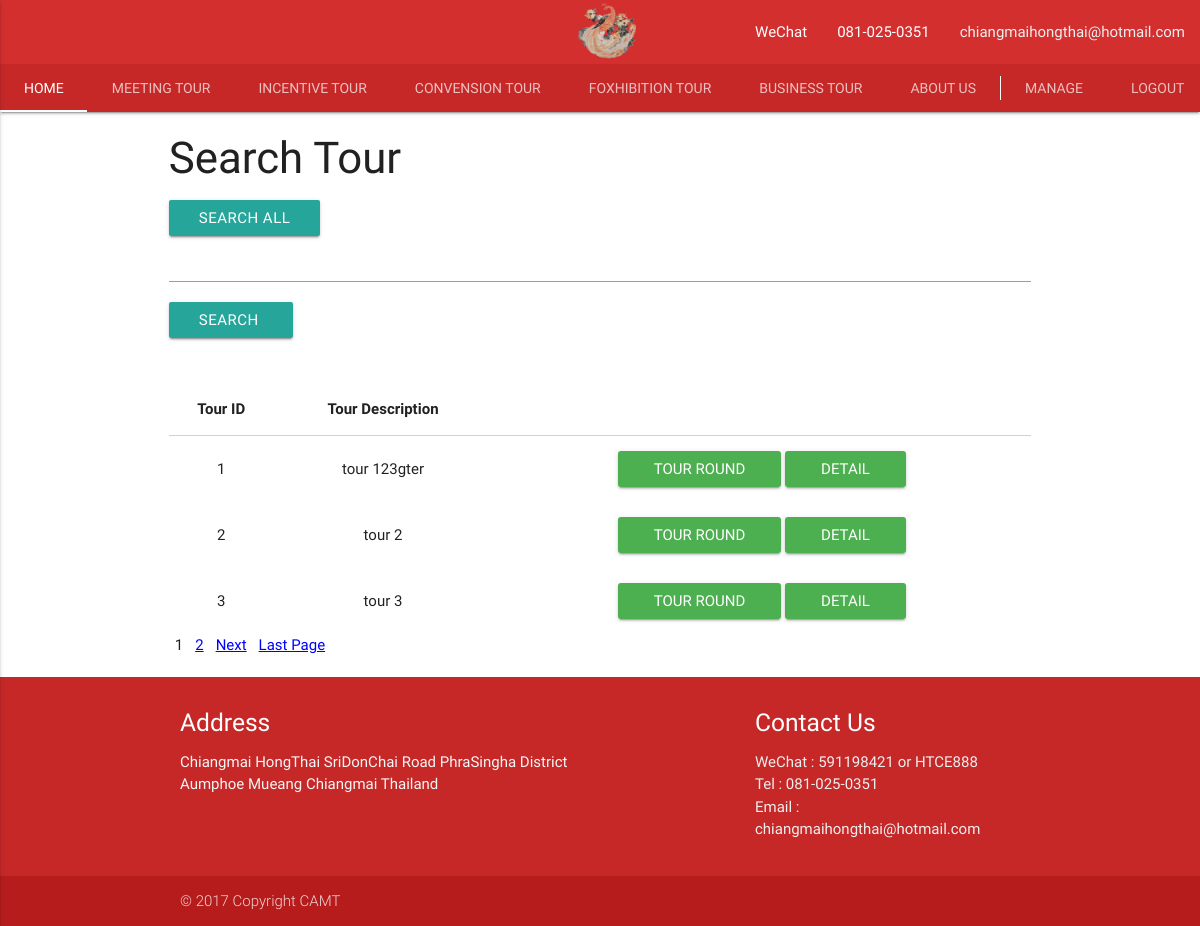
/tour/search_all_tour.php (signed in), run on an earlier commit of the app's database.
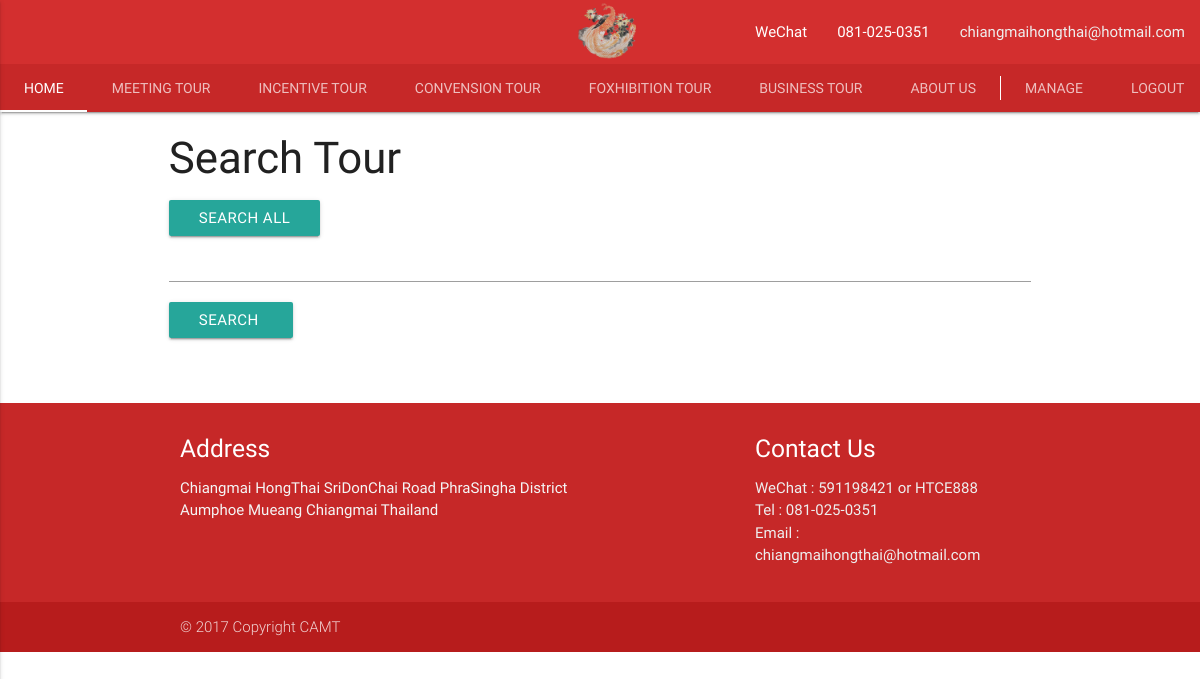
And on a later commit of the database.
### tables this page shows
CREATE TABLE `tour` (
  `tour_id` int(11) NOT NULL,
  `tour_description` varchar(300) NOT NULL,
  `highlight` varchar(300) NOT NULL,
  `region` varchar(100) NOT NULL,
  `province` varchar(100) NOT NULL,
  `price` decimal(10,0) NOT NULL,
  `max_customer` int(11) NOT NULL,
  `rating` decimal(10,0) NOT NULL DEFAULT '100'
);

### tour/module/authentication.php (called while the page is built, shortened)
<?php
    function isLoginAs($user_type){
        $lenght = count($user_type);
        for($i = 0; $i < $lenght; $i++){
            if(isset($_SESSION['user_type']) and strcasecmp($_SESSION['user_type'],$user_type[$i]) == 0){
                return TRUE;
            }
        }
        return FALSE;
    }
?>

### tour/search_all_tour.php (the view, shortened to what this page needs)
<?php
include "lib/pagination.php";
$search_all_func ="php_search_tour.php";
?>
 <!DOCTYPE html>
   <html>
 <?php
       include 'component/header.php';
       $sql = "SELECT * FROM `tour`";
      $result = page_query($GLOBALS['conn'],$sql,3);
 ?>
 <body>
  <div class="container">
    <div class="row">
                 <h3>Search Tour</h3>
                 <a href="search_all_tour.php" class="btn" >Search All</a>
                 <form  action=<?php echo $search_all_func; ?> method="get"  class="navbar-form navbar-center" role="form" >
         										<div class="input-group">
         												<input id="tourName" type="text" class="form-control" name="tourName" value="<?php echo $_GET['tourName'];?>" size="20" >
                                 <input type="submit" class="btn btn-primary" value="Search " /><br><br>
         										</div>
                             <br>
         							 </form>
               <?php
               if(isset($_SESSION['login_id'])){
                 $count = mysqli_num_rows($result);
                  if($count != 0){
                    ?>
                    <table style='overflow-x:auto;' class='responsive-table table table-striped highlight centered'>
                      <thead>
                        <tr align='center'>
                          <th>Tour ID</th>
                          <th>Tour Description</th>
                       </tr>
                    </thead>
                    <?php
                    while($show = mysqli_fetch_array($result)) {
                      $tourId = $show['tour_id'];
                      ?>
                      <tr>
                      <td align ='center'><?php echo $tourId;?></td>
                      <td align ='center'><?php echo $show['tour_description'];?></td>
                       <td align ='center'>
                         <a href='show_tour_round.php?tourId=<?php echo $tourId;?>'><input class='waves-effect waves-light btn green' type='button' value='Tour round'></a>
                         <a href='tour.php?id=<?php echo $tourId;?>'><input class='waves-effect waves-light btn green' type='button' value='Detail'></a>
                       </td>
                      </tr>
                      <?php
                    }
                    ?>
                    </table>
                    <?php
                    page_echo_pagenums(6,true,true);
                  }
                     ?>
                     <?php
               }
               ?>
    </div>
  </div>
    <?php
    include 'component/footer.php';
    ?>
</body>
</html>

### tour/component/header.php (shortened to what this page needs)
<?php
$index = 'index.php';
$about_us = 'about_us.php';
$meeting ='#';
$incentive ='#';
$convension ='#';
$foxhibition ='#';
$business ='#';
$manage = 'manage.php';
$register = 'register.php';
$login = 'login.php';
$logout = 'logout.php';
?>
<head>
    <link rel="stylesheet" href="css/materialize.min.css"/>
    <link rel="stylesheet" href="css/materialize.css"/>
    <link rel="stylesheet" href="css/main.css">
</head>
<nav class="nav-extended">
    <div class="nav-wrapper red darken-2">
        <a href="index.php" class="brand-logo center hide-on-med-and-down"><img src="images/logo400x300.png" width=20% height=20% alt="logo"></a>
        <ul id="nav-mobile" class="right hide-on-med-and-down">
            <li><a href="#">WeChat</a></li>
            <li><a href="#">081-025-0351</a></li>
            <li><a class="grey-text text-lighten-3" href="mailto:chiangmaihongthai@hotmail.com">chiangmaihongthai@hotmail.com</a></li>
        </ul>
    </div>
    <div class="nav-content red darken-3 hide-on-med-and-down">
        <ul class="tabs tabs-fixed-width tabs-transparent container">
            <li class="tab"><a target="_self" href="<?php echo $index;?>">Home</a></li>
            <li class="tab"><a target="_self" href="<?php echo $meeting;?>">Meeting Tour</a></li>
            <li class="tab"><a target="_self" href="<?php echo $incentive;?>">Incentive Tour</a></li>
            <li class="tab"><a target="_self" href="<?php echo $convension;?>">Convension Tour</a></li>
            <li class="tab"><a target="_self" href="<?php echo $foxhibition;?>">Foxhibition Tour</a></li>
            <li class="tab"><a target="_self" href="<?php echo $business;?>">Business Tour</a></li>
            <li class="tab"><a target="_self" href="<?php echo $about_us;?>">About Us</a></li>
            <?php
            if(isLoginAs(array('admin','member'))){
                if(isLoginAs(array('admin'))){
            ?>
            <li class="tab"><a target="_self" href="<?php echo $manage;?>">Manage</a></li>
            <li class="tab"><a target="_self" href="<?php echo $logout;?>">Logout</a></li>
            <?php
                }
            ?>
            <?php
            }else{
            ?>
            <li class="tab"><a target="_self" href="<?php echo $login;?>">Log in</a></li>
            <li class="tab"><a target="_self" href="<?php echo $register;?>">Register</a></li>
            <?php
            }
            ?>
        </ul>
    </div>
</nav>

### tour/lib/pagination.php (shortened to what this page needs)
<?php
$_previous_text = "Previous";
$_next_text = "Next";
$_first_text = "Fist Page";
$_last_text = "Last Page";
$_rows_per_page = 10;
$_current_page = 1;
$_total_pages = 0;
$_pagenums_size = 1;
$_previous_link = "";
$_next_link = "";
$_pagenum_links = array();
$_first_link = "";
$_last_link = "";
$_rand=0;
$_qrystr = "";
parse_str($_SERVER['QUERY_STRING'], $_qrystr);
function page_query($link, $sql, $rows_per_page=10) {
	global $_start_row, $_rows_per_page, $_total_rows, $_current_page, $_total_pages;
	if(is_numeric($rows_per_page) && intval($rows_per_page) >= 1) {
		$_rows_per_page = $rows_per_page;
	}
	else {
		$_rows_per_page = 10;
	}
	$_start_row = ($_current_page - 1) * $_rows_per_page;
	$sql =  trim($sql);
	$pat_select = "/^select/i";
	$sql = preg_replace($pat_select, "SELECT SQL_CALC_FOUND_ROWS ", $sql);
	$pat_end_semicolon = "/;*$/i";
	$sql = preg_replace($pat_end_semicolon, "", $sql);
	$sql .= " LIMIT $_start_row, $_rows_per_page";
	$result = mysqli_query($link,$sql) or die(mysqli_error($link));
	$found_rows = mysqli_query($link, "SELECT FOUND_ROWS()") or die(mysqli_error($link));
	$row = mysqli_fetch_row($found_rows);
	$_total_rows = $row[0];
	$_total_pages = ceil($_total_rows/$_rows_per_page);
	return $result;
}
function _page_links() {
	global $_qrystr, $_current_page, $_total_pages;
	global $_previous_link, $_next_link, $_pagenum_links, $_pagenums_size;
	global $_previous_text, $_next_text;
	global $_first_text, $_last_text, $_first_link, $_last_link;
	$_pagenum_links = array();
	$half_size = intval($_pagenums_size/2) ;
	$pagenum_start = $_current_page - $half_size;
	$pagenum_stop = $_current_page + $half_size;
	if($_pagenums_size % 2 == 0) {
		$pagenum_start++;
	}
	if($pagenum_start < 1) {
		$pagenum_stop += 1 - $pagenum_start;
 		$pagenum_start = 1;
	}
	if($pagenum_stop > $_total_pages) {
 		$diff = $pagenum_stop - $_total_pages;
		$pagenum_start -= $diff;
		if($pagenum_start < 1) {
			$pagenum_start = 1;
		}
		$pagenum_stop = $_total_pages;
	}
	if($_qrystr) {
		if($_qrystr['page']) {
			if($_current_page > 1) {
				 $_previous_link = _page_element("a", $_qrystr['page']-1, $_previous_text);
				 $_first_link = _page_element("a", 1, $_first_text);
			}
			if($_current_page < $_total_pages) {
				$_next_link = _page_element("a", $_qrystr['page']+1,$_next_text);
				$_last_link = _page_element("a", $_total_pages, $_last_text);
			}
	 		if($pagenum_start > 1) {
				array_push($_pagenum_links,  _page_element( "a",$pagenum_start-1,"..."));
			}
			for($i = $pagenum_start; $i <= $pagenum_stop; $i++) {
				if($i == $_current_page) {
					array_push($_pagenum_links,  _page_element( "span",$i, $i));
				}
				else {
					array_push($_pagenum_links,   _page_element( "a",$i, $i));
				}
			}
	 		if($pagenum_stop < $_total_pages) {
				array_push($_pagenum_links,  _page_element( "a",$pagenum_stop+1,"..."));
			}
		}
		else {
			if($_current_page > 1) {
				 $_previous_link = _page_element( "a",$_current_page-1,$_previous_text, "&");
				 $_first_link = _page_element( "a",1,$_first_text, "&");
			}
			if($_current_page < $_total_pages) {
				$_next_link = _page_element( "a",$_current_page+1,$_next_text, "&");
				 $_last_link = _page_element( "a",$_total_pages,$_last_text, "&");
			}
	 		if($pagenum_start > 1) {
				array_push($_pagenum_links, _page_element( "a",$pagenum_start-1,"...", "&"));
			}
			for($i = $pagenum_start; $i <= $pagenum_stop; $i++) {
				if($i == $_current_page) {
					array_push($_pagenum_links,   _page_element( "span",$i,$i, "&"));
				}
				else {
					array_push($_pagenum_links,   _page_element( "a",$i,$i, "&"));
				}
			}
	 		if($pagenum_stop < $_total_pages) {
				array_push($_pagenum_links,  _page_element( "a",$pagenum_stop+1,"...", "&"));
			}
		}
	}
	else {
		if($_current_page < $_total_pages) {
			$_next_link = _page_element( "a",$_current_page+1,$_next_text, "?");
			$_last_link =  _page_element( "a",$_total_pages,$_last_text, "?");
		}
		for($i = $pagenum_start; $i <= $pagenum_stop; $i++) {
			if($i == $_current_page) {
				array_push($_pagenum_links,  _page_element( "span",$i,$i,"?"));
			}
			else {
				array_push($_pagenum_links,  _page_element( "a",$i,$i,"?"));
			}
		}
	}
}
function _page_element($e,$p,$t,$q="") {
	global $_qrystr, $_rand;
	if($q=="") {
		$params =  $_qrystr;
		$params['page'] = $p;
		$q = http_build_query($params);
	}
	else if($q=="&") {
		$q = $_SERVER['QUERY_STRING'] . "&page=$p";
	}
	else if($q=="?") {
		$q = "page=$p";
	}
	if($e=="a") {
		return "<a href=\"{$_SERVER['PHP_SELF']}?$q\" class=\"page-$_rand\">$t</a>";
	}
	else if($e=="span") {
		return "<span class=\"page-$_rand\">$t</span>";
	}
}
function page_echo_pagenums($half_size=5, $show_prevnext=true, $show_first_last=false) {
	global $_previous_link, $_next_link, $_pagenum_links, $_first_link, $_last_link, $_pagenums_size;
	_page_links();
	if(_bool_type($show_prevnext)) {
		$prev_next = $_previous_link . implode("", $_pagenum_links)  . $_next_link;
		if(_bool_type($show_first_last)) {
			echo $_first_link . $prev_next . $_last_link;
		}
		else {
			echo $prev_next;
		}
	}
}
function _bool_type($var) {
	if(gettype($var)=="boolean" && $var==true) {
		return true;
	}
	else if(gettype($var)=="string") {
		if(strtolower($var)=="true") {
			return true;
		}
	}
	return false;
}
function _page_styles() {
	global $_cur_border_style, $_cur_border_width, $_cur_border_color, $_cur_bg_color, $_cur_color,$_rand;
	$rand=0;
	do {
		$rand = rand();
	} while($rand == $_rand);
	$_rand = $rand;
}
 ?>

### tour/component/footer.php (shortened to what this page needs)
<footer class="page-footer red darken-3">
   <div class="container">
     <div class="row">
       <div class="col l6 s12">
         <h5 class="white-text">Address</h5>
         <p class="grey-text text-lighten-4">Chiangmai HongThai SriDonChai Road PhraSingha District Aumphoe Mueang Chiangmai Thailand</p>
       </div>
       <div class="col l4 offset-l2 s12">
         <h5 class="white-text">Contact Us</h5>
         <ul>
           <li><a class="grey-text text-lighten-3" href="#!">WeChat : 591198421 or HTCE888</a></li>
           <li><a class="grey-text text-lighten-3" href="#!">Tel : 081-025-0351</a></li>
           <li><a class="grey-text text-lighten-3" href="mailto:chiangmaihongthai@hotmail.com">Email : chiangmaihongthai@hotmail.com</a></li>
         </ul>
       </div>
     </div>
   </div>
   <div class="footer-copyright red darken-4">
     <div class="container">
     © 2017 Copyright CAMT
     </div>
   </div>
 </footer>

What changed in the data, as far as the page shows it:
removed tour: tour_id "1", tour_description "tour 123gter"
removed tour: tour_id "2", tour_description "tour 2"
removed tour: tour_id "3", tour_description "tour 3"
Also different on the page:
$t: "1" → (not shown)
$t: "2 Next Last Page" → (not shown)
text no longer shown: "Tour ID Tour Description"
